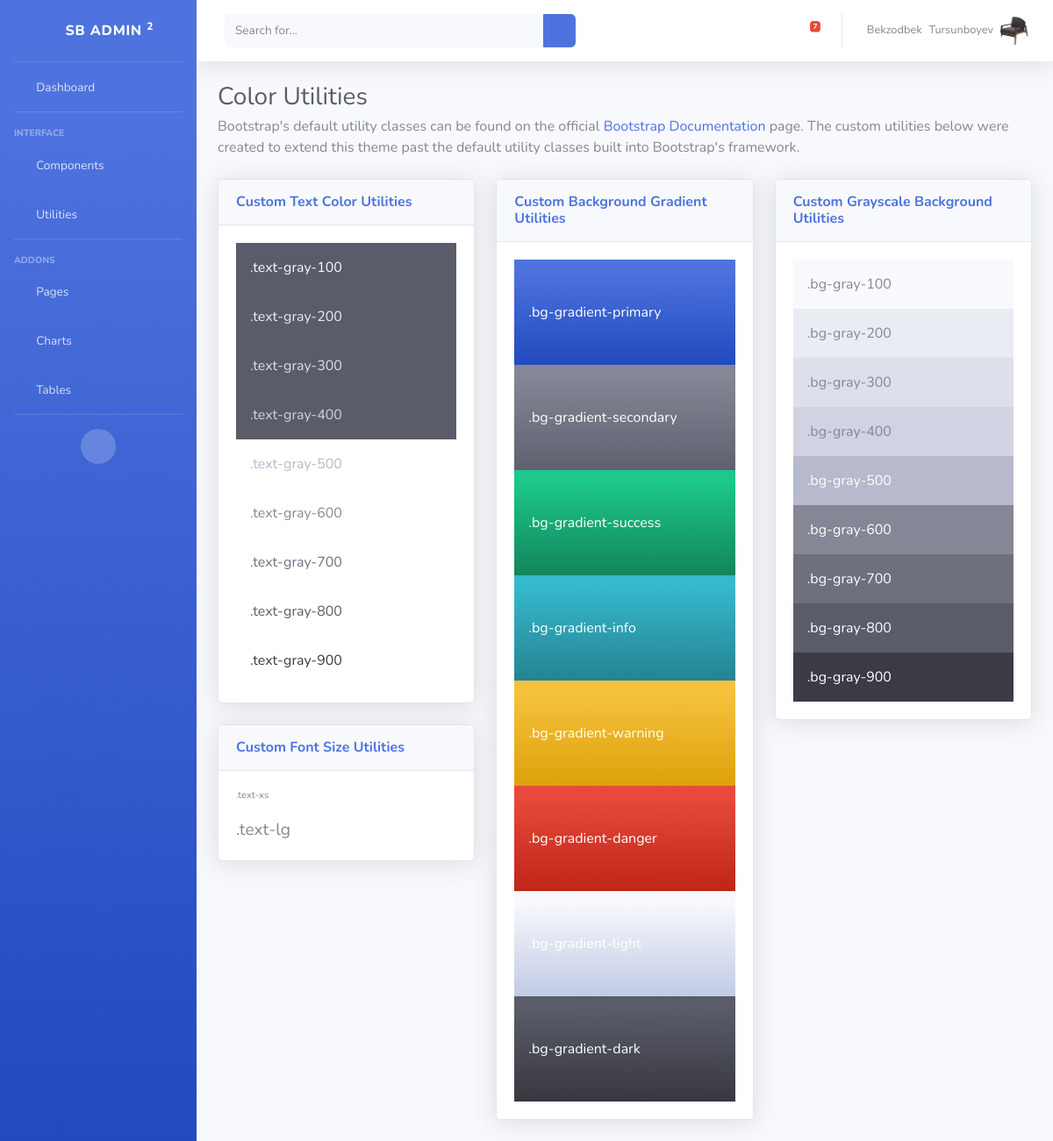
/dashboard/colors/ (signed in), run on the app's committed database.
### furnapp/models.py (models this page shows, shortened)
class MyUser(AbstractUser):
    username = None
    email = models.EmailField(unique=True)
    USERNAME_FIELD = 'email'
    REQUIRED_FIELDS = []
    is_organiser = models.BooleanField(default=False)
    is_agent = models.BooleanField(default=False)

class Profile(models.Model):
    class Meta:
        verbose_name = "My Profile"
        verbose_name_plural = "Profile"
    custom_user = models.OneToOneField(MyUser, on_delete=models.CASCADE)
    image = models.ImageField(default="arrivals5.png", upload_to="profile")
    bio = models.CharField(max_length=100, default="bio", null=True, blank=True)
    card_number = models.IntegerField(default=2500, null=True,blank=True)
    address = models.CharField(max_length=200, null=True, blank=True)
    mobile_number = models.IntegerField(default=998931742328, null=True, blank=True)

### dashboard/views.py (the view)
# urls.py: path('colors/', colors, name='colors'),
def colors(request):
    return render(request, 'dashboard/includes/colors.html')

### templates/dashboard/includes/colors.html (shortened to what this page needs)
{% extends 'Dashboard/layouts/base.html' %}
{% block contend %}
<div class="container-fluid">
    <h1 class="h3 mb-1 text-gray-800">Color Utilities</h1>
    <p class="mb-4">Bootstrap's default utility classes can be found on the official <a
            href="https://getbootstrap.com/docs">Bootstrap Documentation</a> page. The custom utilities
        below were created to extend this theme past the default utility classes built into Bootstrap's
        framework.</p>
    <div class="row">
        <div class="col-lg-4">
            <div class="card shadow mb-4">
                <div class="card-header py-3">
                    <h6 class="m-0 font-weight-bold text-primary">Custom Text Color Utilities</h6>
                </div>
                <div class="card-body">
                    <p class="text-gray-100 p-3 bg-dark m-0">.text-gray-100</p>
                    <p class="text-gray-200 p-3 bg-dark m-0">.text-gray-200</p>
                    <p class="text-gray-300 p-3 bg-dark m-0">.text-gray-300</p>
                    <p class="text-gray-400 p-3 bg-dark m-0">.text-gray-400</p>
                    <p class="text-gray-500 p-3 m-0">.text-gray-500</p>
                    <p class="text-gray-600 p-3 m-0">.text-gray-600</p>
                    <p class="text-gray-700 p-3 m-0">.text-gray-700</p>
                    <p class="text-gray-800 p-3 m-0">.text-gray-800</p>
                    <p class="text-gray-900 p-3 m-0">.text-gray-900</p>
                </div>
            </div>
            <div class="card shadow mb-4">
                <div class="card-header py-3">
                    <h6 class="m-0 font-weight-bold text-primary">Custom Font Size Utilities</h6>
                </div>
                <div class="card-body">
                    <p class="text-xs">.text-xs</p>
                    <p class="text-lg mb-0">.text-lg</p>
                </div>
            </div>
        </div>
        <div class="col-lg-4">
            <div class="card shadow mb-4">
                <div class="card-header py-3">
                    <h6 class="m-0 font-weight-bold text-primary">Custom Background Gradient Utilities
                    </h6>
                </div>
                <div class="card-body">
                    <div class="px-3 py-5 bg-gradient-primary text-white">.bg-gradient-primary</div>
                    <div class="px-3 py-5 bg-gradient-secondary text-white">.bg-gradient-secondary</div>
                    <div class="px-3 py-5 bg-gradient-success text-white">.bg-gradient-success</div>
                    <div class="px-3 py-5 bg-gradient-info text-white">.bg-gradient-info</div>
                    <div class="px-3 py-5 bg-gradient-warning text-white">.bg-gradient-warning</div>
                    <div class="px-3 py-5 bg-gradient-danger text-white">.bg-gradient-danger</div>
                    <div class="px-3 py-5 bg-gradient-light text-white">.bg-gradient-light</div>
                    <div class="px-3 py-5 bg-gradient-dark text-white">.bg-gradient-dark</div>
                </div>
            </div>
        </div>
        <div class="col-lg-4">
            <div class="card shadow mb-4">
                <div class="card-header py-3">
                    <h6 class="m-0 font-weight-bold text-primary">Custom Grayscale Background Utilities
                    </h6>
                </div>
                <div class="card-body">
                    <div class="p-3 bg-gray-100">.bg-gray-100</div>
                    <div class="p-3 bg-gray-200">.bg-gray-200</div>
                    <div class="p-3 bg-gray-300">.bg-gray-300</div>
                    <div class="p-3 bg-gray-400">.bg-gray-400</div>
                    <div class="p-3 bg-gray-500 text-white">.bg-gray-500</div>
                    <div class="p-3 bg-gray-600 text-white">.bg-gray-600</div>
                    <div class="p-3 bg-gray-700 text-white">.bg-gray-700</div>
                    <div class="p-3 bg-gray-800 text-white">.bg-gray-800</div>
                    <div class="p-3 bg-gray-900 text-white">.bg-gray-900</div>
                </div>
            </div>
        </div>
    </div>
</div>
{% endblock %}

### templates/dashboard/includes/nav.html (shortened to what this page needs)
{% load static %}
<nav class="navbar navbar-expand navbar-light bg-white topbar mb-4 static-top shadow">
    <form action="{% url 'dashboard:tables' %}" class="d-none d-sm-inline-block form-inline mr-auto ml-md-3 my-2 my-md-0 mw-100 navbar-search">
        <div class="input-group">
            <input type="text" name="user" class="form-control bg-light border-0 small"  placeholder="Search for..."
                aria-label="Search" aria-describedby="basic-addon2">
            <div class="input-group-append">
                <button class="btn btn-primary" type="submit">
                    <i class="fas fa-search fa-sm"></i>
                </button>
            </div>
        </div>
    </form>
    <ul class="navbar-nav ml-auto">
        <li class="nav-item dropdown no-arrow mx-1">
            <a class="nav-link dropdown-toggle" href="#" id="alertsDropdown" role="button"
                data-toggle="dropdown" aria-haspopup="true" aria-expanded="false">
                <i class="fas fa-bell fa-fw"></i>
            </a>
        </li>
        <li class="nav-item dropdown no-arrow mx-1">
            <a class="nav-link dropdown-toggle" href="#" id="messagesDropdown" role="button"
                data-toggle="dropdown" aria-haspopup="true" aria-expanded="false">
                <i class="fas fa-envelope fa-fw"></i>
                <span class="badge badge-danger badge-counter">7</span>
            </a>
        </li>
        <li class="nav-item dropdown no-arrow">
            <a class="nav-link dropdown-toggle" href="#" id="userDropdown" role="button"
                data-toggle="dropdown" aria-haspopup="true" aria-expanded="false">
                <span class="mr-2 d-none d-lg-inline text-gray-600 small">{{ user.first_name}}</span>
                <span class="mr-2 d-none d-lg-inline text-gray-600 small">{{ user.last_name}}</span>
                <img class="img-profile rounded-circle" src="{{ user.profile.image.url }}">
            </a>
        </li>
    </ul>
</nav>

### data on the page
MyUser: first_name "Bekzodbek", last_name "Tursunboyev", profile.image (picture)
